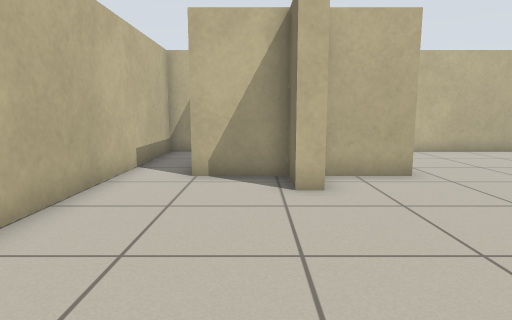
View 1 (above)

14 first-person views from a walk through a world built for the Player/Stage simulator. The camera is 0.78 m above the floor, tilts 8° down and sees 75° across. The lines on the ground mark 1 m squares. The floor is counted in squares, 0.5 m on a side. Each view is taken from the middle of a square. On the plan, view 1 faces up. The plan holds only what a view shows up to about 16 squares ahead; the rest is blank. Robots are left out.

View 2
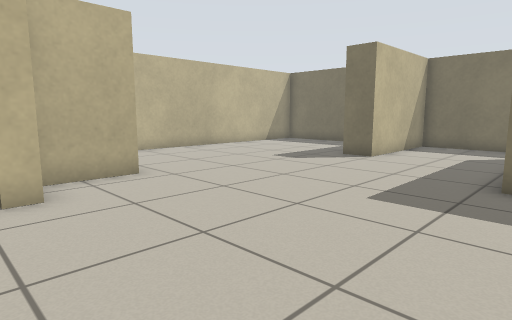

View 3
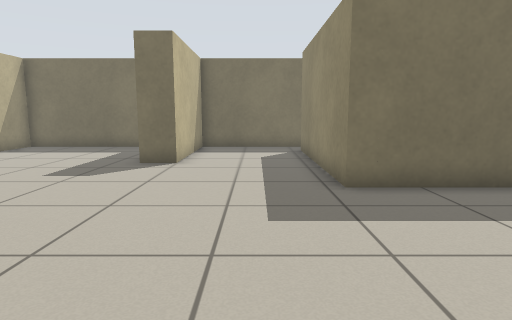

View 4
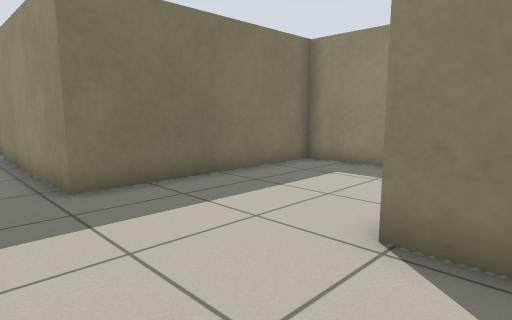

View 5
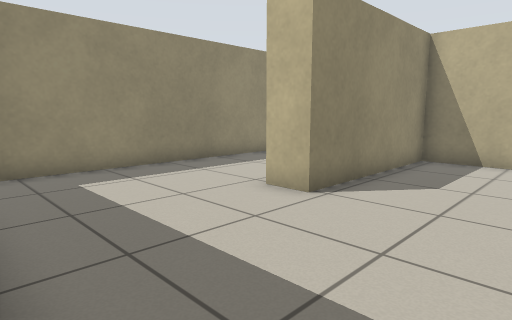

View 6
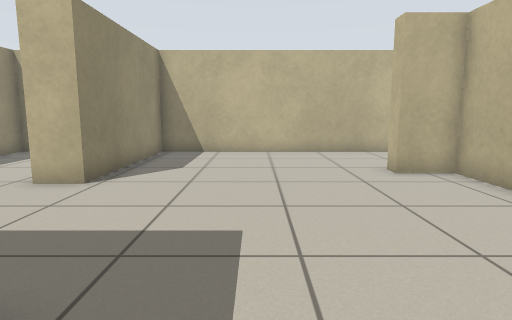

View 7
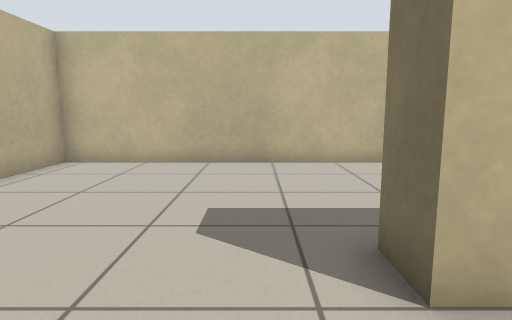

View 8
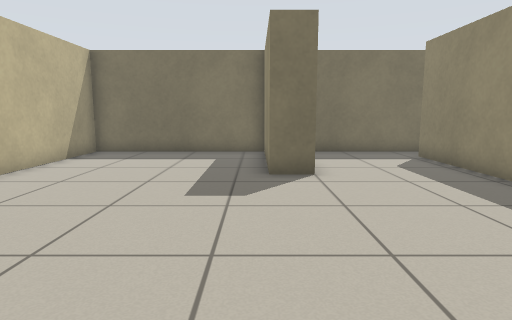

View 9
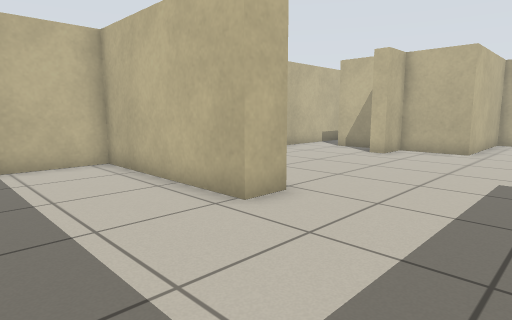

View 10
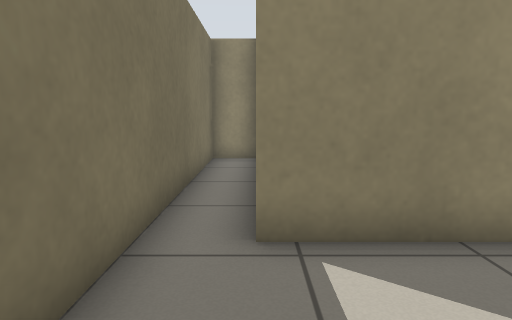

View 11
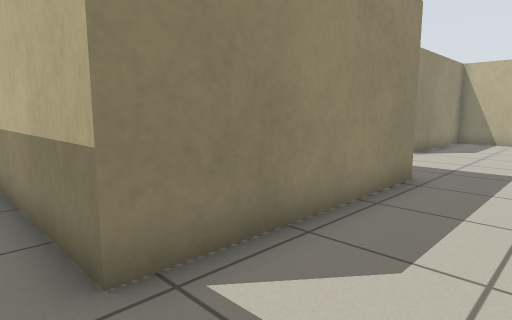

View 12
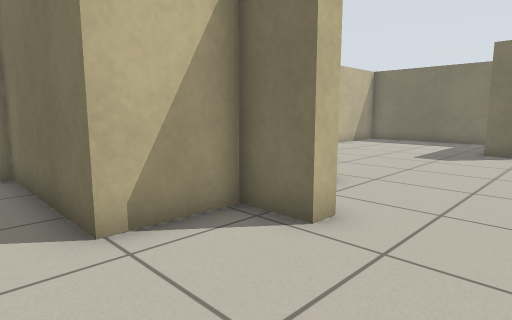

View 13
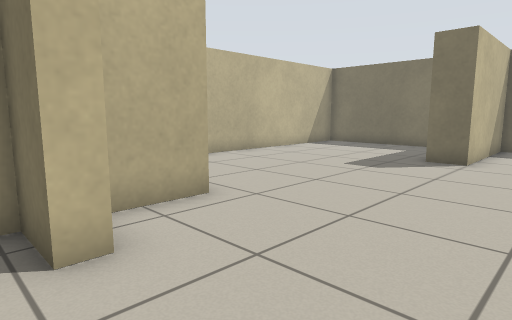

View 14
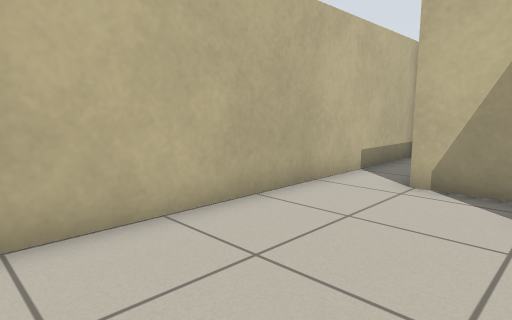

### Floor plan
Points are (right, up) in squares from view 1. A wall is a line through its corners. A room is listed if a view was taken in it or the views show most of it. See-through windows are left out.
Room 1 (views 1, 2, 3, 4, 5, 6, 7, 8, 9, 10, 11, 12, 13, 14)
walls: (16.5, 6.6) (16.5, 13.5) (3.9, 13.5) (3.9, 8.2) (1.4, 8.2) (1.4, 6.7) (0.8, 6.7) (0.8, 8.2) (-1.6, 8.2) (-1.6, 13.5) (-3.5, 13.5) (-3.5, -0.8) (2.7, -0.8) (2.7, -2) (-3.5, -2) (-3.5, -6.5) (7.9, -6.5) (7.9, 1.1) (15, 1.1) (15, -4.2); (15, -6.5) (16.5, -6.5) (16.5, 5.5) (11.4, 5.5) (11.4, 6.7) (15.6, 6.7)

Where each view was taken, in squares from view 1:
view 1: 0 up, 0 right, facing up
view 2: 0 up, 0 right, facing up-right
view 3: 3 up, 1 right, facing right
view 4: 3 up, 1 right, facing down-right
view 5: 3 up, 8 right, facing down-left
view 6: 3 up, 10 right, facing left
view 7: 3 up, 10 right, facing up
view 8: 7 up, 3 right, facing right
view 9: 6 down, 7 right, facing up-left
view 10: 5 up, 15 right, facing down
view 11: 4 up, 16 right, facing down-left
view 12: 4 up, 3 left, facing up-right
view 13: 3 up, 0 right, facing up-right
view 14: 1 up, 1 right, facing up-left
